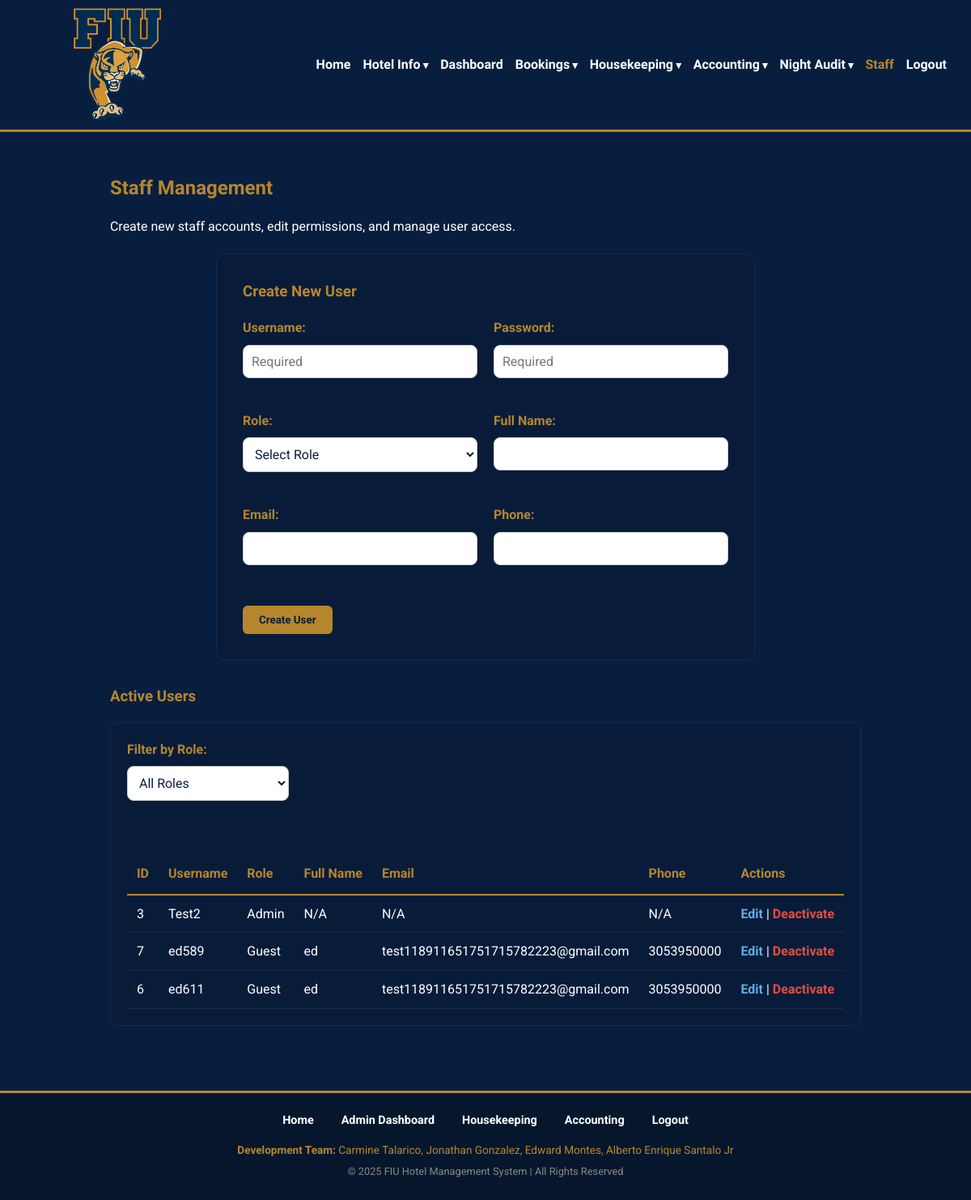
Page /users.php (signed in) on the earlier database version.
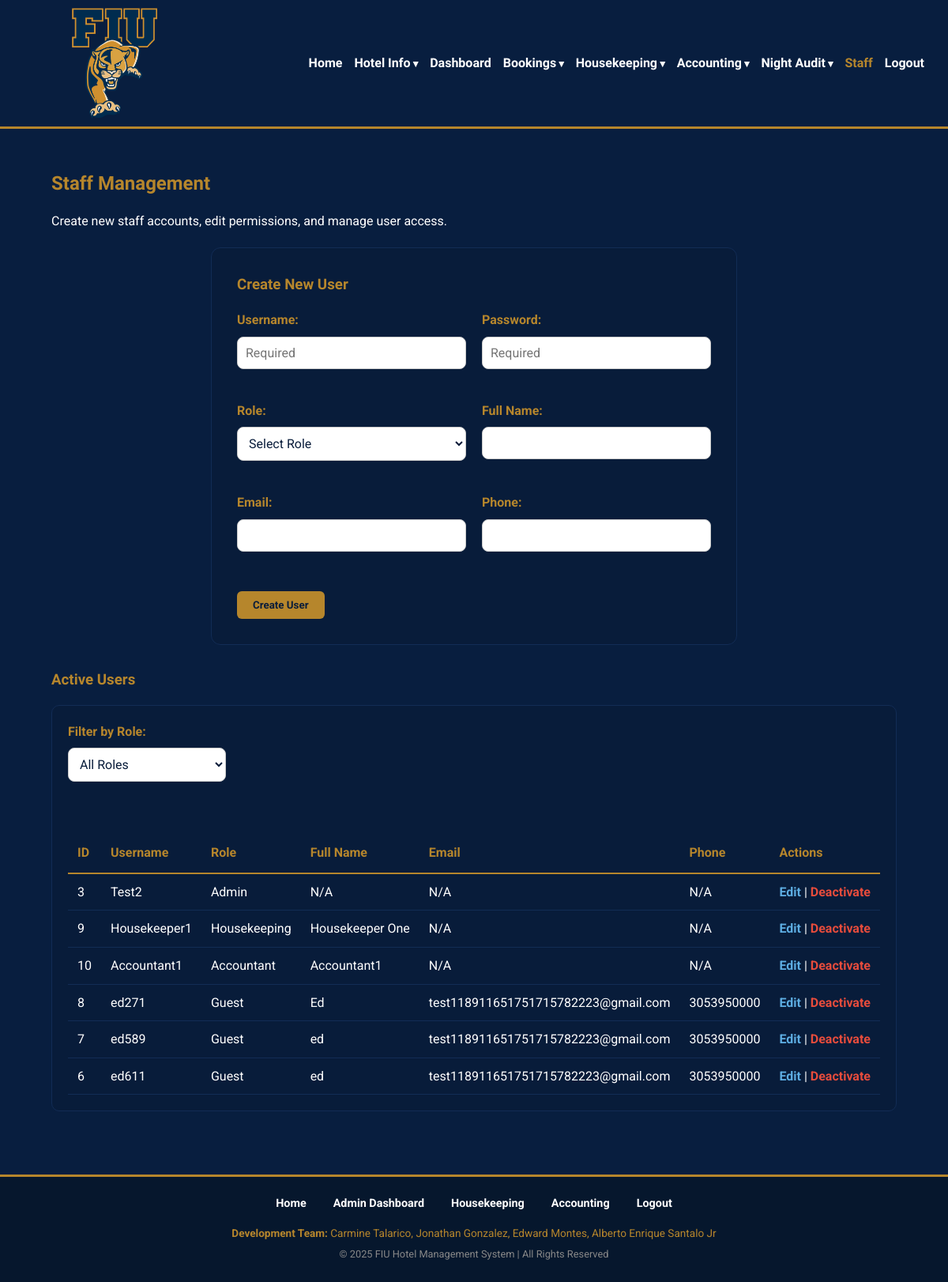
Same page on the later database version.
### tables this page shows
CREATE TABLE `users` (
  `id` int(11) NOT NULL,
  `username` varchar(50) NOT NULL,
  `password` varchar(255) NOT NULL,
  `role` enum('admin','manager','front_desk','housekeeping','accountant','guest','friend') NOT NULL DEFAULT 'guest',
  `full_name` varchar(100) DEFAULT NULL,
  `email` varchar(100) DEFAULT NULL,
  `phone` varchar(20) DEFAULT NULL,
  `is_active` tinyint(1) NOT NULL DEFAULT 1
);

### public/users.php (the view, shortened to what this page needs)
<?php
require_once __DIR__ . '/../config/db.php';
$csrf_token = $_SESSION['csrf_token'];
$filter_role = $_GET['filter_role'] ?? 'all';
$sql = "SELECT id, username, role, full_name, email, phone FROM users WHERE is_active = 1";
$sql .= " ORDER BY role, username";
$stmt_users = $conn->prepare($sql);
$stmt_users->execute();
$users_result = $stmt_users->get_result();
require_once __DIR__ . '/../includes/header.php';
?>
<h2>Staff Management</h2>
<p>Create new staff accounts, edit permissions, and manage user access.</p>
<div class="form-container">
    <h3>Create New User</h3>
    <form method="post" action="users.php">
        <div style="display: grid; grid-template-columns: repeat(auto-fit, minmax(250px, 1fr)); gap: 20px;">
            <div>
                <label class="form-label">Username:</label>
                <input type="text" name="username" placeholder="Required" required class="form-input">
            </div>
            <div>
                <label class="form-label">Password:</label>
                <input type="password" name="password" placeholder="Required" required class="form-input">
            </div>
             <div>
                <label class="form-label">Role:</label>
                <select name="role" required class="form-select">
                    <option value="">Select Role</option>
                </select>
            </div>
            <div>
                <label class="form-label">Full Name:</label>
                <input type="text" name="full_name" class="form-input">
            </div>
            <div>
                <label class="form-label">Email:</label>
                <input type="email" name="email" class="form-input">
            </div>
            <div>
                <label class="form-label">Phone:</label>
                <input type="tel" name="phone" class="form-input">
            </div>
        </div>
        <button type="submit" name="create_user" class="btn btn-primary mt-30">Create User</button>
    </form>
</div>
<h3 class="mt-30">Active Users</h3>
<div class="card">
    <form method="GET" action="users.php" class="mb-20">
        <label for="filter_role" class="form-label">Filter by Role:</label>
        <select name="filter_role" id="filter_role" class="form-select" onchange="this.form.submit()" style="width: 200px; display: inline-block;">
            <option value="all" <?= $filter_role === 'all' ? 'selected' : '' ?>>All Roles</option>
        </select>
    </form>
    <div style="overflow-x: auto;">
        <table class="data-table">
            <thead>
                <tr>
                    <th>ID</th>
                    <th>Username</th>
                    <th>Role</th>
                    <th>Full Name</th>
                    <th>Email</th>
                    <th>Phone</th>
                    <th>Actions</th>
                </tr>
            </thead>
            <tbody>
                <?php if ($users_result->num_rows > 0): ?>
                    <?php while ($row = $users_result->fetch_assoc()): ?>
                    <tr>
                        <td><?= $row['id'] ?></td>
                        <td><?= htmlspecialchars($row['username']) ?></td>
                        <td class="text-capitalize"><?= htmlspecialchars($row['role']) ?></td>
                        <td><?= htmlspecialchars($row['full_name'] ?: 'N/A') ?></td>
                        <td><?= htmlspecialchars($row['email'] ?: 'N/A') ?></td>
                        <td><?= htmlspecialchars($row['phone'] ?: 'N/A') ?></td>
                        <td>
                            <a href="admin_user_edit.php?user_id=<?= $row['id'] ?>" class="btn-link-style">Edit</a> |
                            <a href="?action=delete&user_id=<?= $row['id'] ?>&token=<?= $csrf_token ?>"
                               onclick="return confirm('Are you sure you want to deactivate this user? They will no longer be able to log in.')"
                               class="btn-link-style" style="color: #e74c3c;">Deactivate</a>
                        </td>
                    </tr>
                    <?php endwhile; ?>
                <?php else: ?>
                    <tr>
                        <td colspan="7" class="text-center">No active users found matching the criteria.</td>
                    </tr>
                <?php endif; ?>
            </tbody>
        </table>
    </div>
</div>
<?php
require_once __DIR__ . '/../includes/footer.php';
?>

Differences in the rows shown:
added users: id "9", username "Housekeeper1", role "Housekeeping", full_name "Housekeeper One", email "N/A", phone "N/A"
added users: id "10", username "Accountant1", role "Accountant", full_name "Accountant1", email "N/A", phone "N/A"
added users: id "8", username "ed271", role "Guest", full_name "Ed", email "test118911651751715782223@gmail.com", phone "3053950000"
